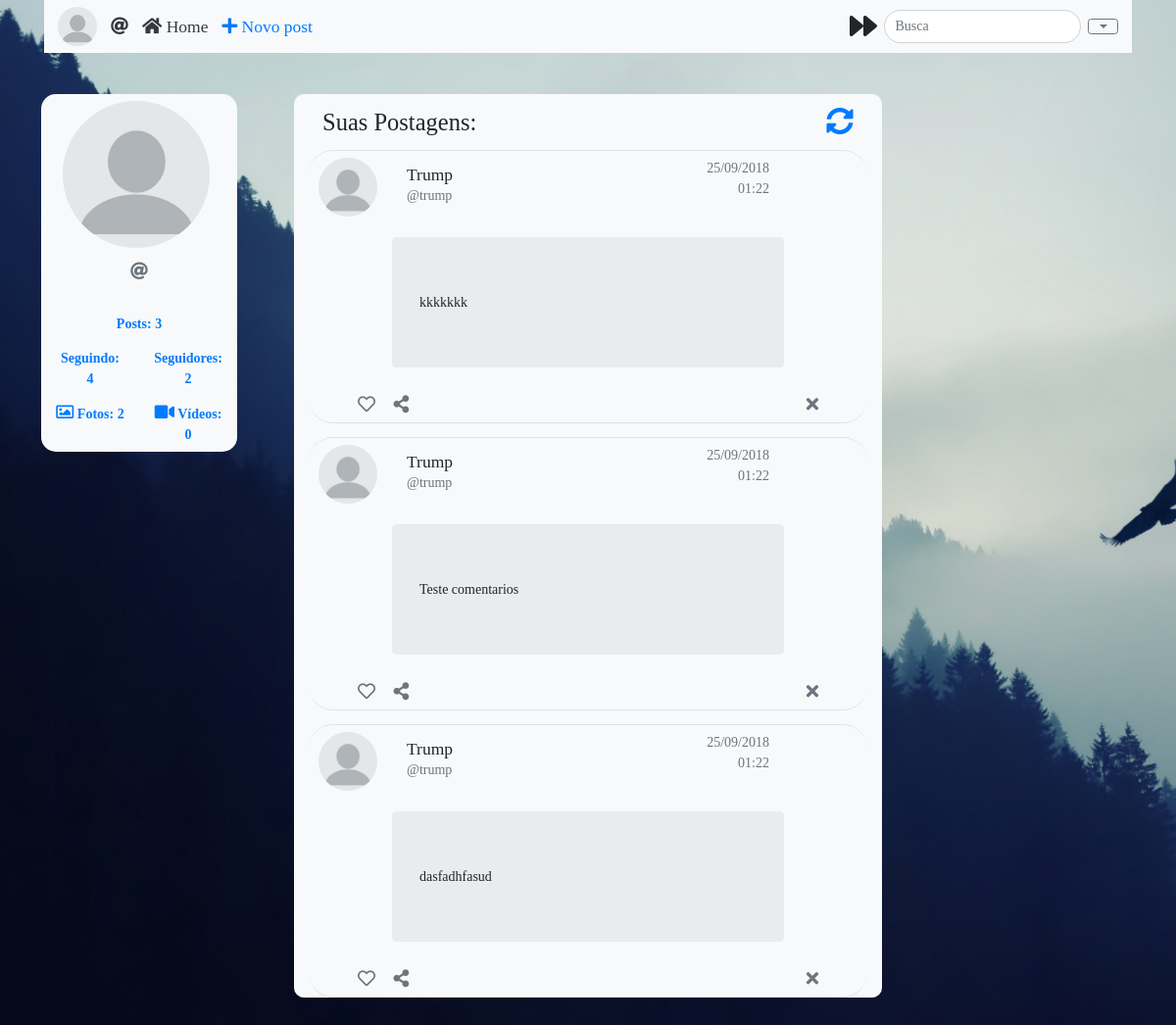
Screenshot of /meu_perfil/meuperfil.php (signed in) with the database file from the repository.
### tables this page shows
CREATE TABLE `posts` (
  `id` int(11) NOT NULL,
  `id_user` int(11) NOT NULL,
  `post` varchar(140) NOT NULL,
  `nome_user` varchar(255) NOT NULL,
  `login_user` varchar(255) NOT NULL,
  `data` timestamp NOT NULL DEFAULT CURRENT_TIMESTAMP ON UPDATE CURRENT_TIMESTAMP,
  `profile_user` tinyint(1) NOT NULL
);

### classes/Post.php (called while the page is built, shortened)
<?php
	class Post {
		public function getYourPosts($pdo, $id){
			$stmt = $pdo->prepare('SELECT * FROM posts WHERE id_user = ? ORDER BY id DESC');
            $stmt->bindParam(1, $id, PDO::PARAM_INT);
			$stmt->execute();
			if($p = $stmt->fetchAll(PDO::FETCH_ASSOC)){
				return $p;
			} else{ return $p;}
		}
	}

### classes/Usuario.php (called while the page is built, shortened)
<?php
    class Usuario {
        public function getSeguindo($pdo, $id){
            $stmt=$pdo->prepare("SELECT id_seguido FROM relacao WHERE id_segue = ? AND aut = 1 " );
            $stmt->bindParam(1, $id, PDO::PARAM_STR);
            $stmt->execute();
            $result = $stmt->fetchAll();
            return $result;
        }
        public function getSeguidores($pdo, $id){
            $stmt=$pdo->prepare("SELECT id_segue FROM relacao WHERE id_seguido = ? AND aut = 1 " );
            $stmt->bindParam(1, $id, PDO::PARAM_STR);
            $stmt->execute();
            $result = $stmt->fetchAll();
            return $result;
        }
    }

### classes/Midia.php (called while the page is built, shortened)
<?php
	class Midia {
        public function getGaleria($pdo, $id){
            $stmt = $pdo->prepare('SELECT id, nome, legenda FROM fotos WHERE id_user = ?');
            $stmt->bindParam(1, $id, PDO::PARAM_INT);
            $stmt->execute();
            $p = $stmt->fetchAll(PDO::FETCH_ASSOC);
            return $p;
    }
	}

### meu_perfil/meuperfil.php (the view, shortened to what this page needs)
<?php
require '../conexao.php';
require '../Classes/Usuario.php';
require '../Classes/Midia.php';
require '../Classes/Post.php';
?>
<!doctype html>
<html lang="pt-br">
  <head>
    <link rel="stylesheet" href="https://stackpath.bootstrapcdn.com/bootstrap/4.1.3/css/bootstrap.min.css">
    <link rel="stylesheet" href="https://use.fontawesome.com/releases/v5.2.0/css/all.css">
  </head>
  <body class="bg-dark" style="background-image: url(../img/users/bg<?php echo $_SESSION['id']?>.jpg); background-size:cover; background-attachment: fixed;">
<?php 	include '../modulos/navperfil.php';
				$postagens = new Post;
				$galeria = new Midia;
				$segue = new Usuario;
				$post = $postagens->getYourPosts($pdo, $_SESSION['id']);
				$fotos = $galeria->getGaleria($pdo, $_SESSION['id']);
				$seguindo = $segue->getSeguindo($pdo, $_SESSION['id']);
				$seguidores = $segue->getSeguidores($pdo, $_SESSION['id']);
				$solic = $segue->getSolicitacoes($pdo, $_SESSION['id']);
				 ?>
	<div class="col-2 bg-light mt-5 position-fixed ml-5" style="border-radius: 15px;">
		<div class="row mt-2">
			<div class="col text-center">
				<a class="p-0 m-0 pr-2" href="meuperfil.php"><img class="img rounded-circle" style="height: 150px; width: 150px; object-fit: cover;" src="../img/users/profile<?php if ($_SESSION['profile']){ echo $_SESSION['id']; } else { echo "0";}?>.jpg"></a>
			</div>
		</div>
		<div class="row mt-2 text-center">
			<div class="col">
			</div>
		</div>
		<div class="row text-center">
			<div class="col">
				<p class="text-muted"> <i class="fas fa-at"></i><?php echo $_SESSION['login'] ?> </p>
			</div>
		</div>
		<div class="row text-center">
			<div class="col">
			</div>
		</div>
		<div class="text-center mt-2 mb-2">
				<a href="../meu_perfil/meuperfil.php" ><p class="font-weight-bold text-primary m-0" >Posts: <?php echo count($post) ?></p></a>
				<div class="row mt-3">
				<div class="col">
					<a href="../meu_perfil/seguindo.php" ><p class="font-weight-bold text-primary m-0" >Seguindo: <?php echo count($seguindo) ?></p></a>
				</div>
				<div class="col">
					<a href="../meu_perfil/seguidores.php" ><p class="font-weight-bold text-primary m-0" >Seguidores: <?php echo count($seguidores); if ($solic){echo "*";} ?></p></a>
				</div>
				</div>
				<div class="row mt-3">
				<div class="col">
					<a href="../meu_perfil/minhasfotos.php" ><p class="font-weight-bold text-primary m-0"><i class="far fa-image"></i> Fotos: <?php echo count($fotos)?></p></a>
				</div>
				<div class="col">
					<p class="font-weight-bold text-primary m-0"><i class="fas fa-video"></i> Vídeos: 0</p>
				</div>
				</div>
		</div>
	</div>
<div class="container mt-5 justify-content-center bg-light col-xl-6 mb-5" style="border-radius: 10px;">
				<div class="row">
					<h3 class="m-3 col-6">Suas Postagens:</h3>
					<h3 class="text-primary ml-auto text-right m-3 col-3"><a href="../meu_perfil/meuperfil.php"><i class="fas fa-sync-alt fa-2x"></i></a></h3>
				</div>
				<?php
				if($post){
					$i = 0;
					while ($i < count($post)) {
				?>
			<div class="row p-0 m-0 justify-content-center mb-3">
			<div class="col p-0 m-0 bg-light border-top border-bottom" style="border-radius: 25px;">
				<div class="row mt-2" style=" vertical-align: middle;">
					<div class="col-2 text-right">
						<img class="img-fluid rounded-circle" style="height: 60px; width: 60px; object-fit: cover;" src="../img/users/profile<?php if ($_SESSION['profile']){ echo $_SESSION['id']; } else { echo "0";}?>.jpg">
					</div>
					<div class="col-6 align-middle">
						<h5 class="m-0 pt-2"><?php echo $post[$i]['nome_user']; ?></h5>
						<p class="m-0 text-muted">@<?php echo $post[$i]['login_user']; ?></p>
					</div>
					<div class="col-2">
						<p class="text-muted m-0 text-right"><?php $date = date_create($post[$i]['data']); echo date_format($date, 'd/m/Y'); ?></p>
						<p class="text-muted m-0 text-right"><?php echo date_format($date, 'H:i'); ?></p>
					</div>
				</div>
				<div class="row justify-content-center mt-4">
					<div class="col-8 jumbotron">
						<spam><?php echo $post[$i]['post']; ?></spam>
					</div>
				</div>
				<div class="row justify-content-center">
					<div class="col-10">
						<h5 class=""><a href=""><i class="far fa-heart text-muted"></i></a> <a href=""><i class="fas fa-share-alt text-muted pl-3"></i></a><a href="../home/removePost.php?id=<?php echo $post[$i]['id']; ?>" ><i class="fas fa-times text-muted float-right"></i></a></h5>
					</div>
				</div>
			</div>
			</div>
			<?php $i++;
		}
		} ?>
	</div>
  </body>
</html>

### conexao.php (style rules this page uses)
* { font-family: Verdana; font-size: 14px; }
i { font-size: 18px; }

### rows the page displays
posts: nome_user "Trump", login_user "trump", data "25/09/2018", data "01:22", post "kkkkkkk"
posts: nome_user "Trump", login_user "trump", data "25/09/2018", data "01:22", post "Teste comentarios"
posts: nome_user "Trump", login_user "trump", data "25/09/2018", data "01:22", post "dasfadhfasud"

### other values shown
count($post) "3"
count($seguindo) "4"
count($seguidores) "2"
count($fotos) "2"
